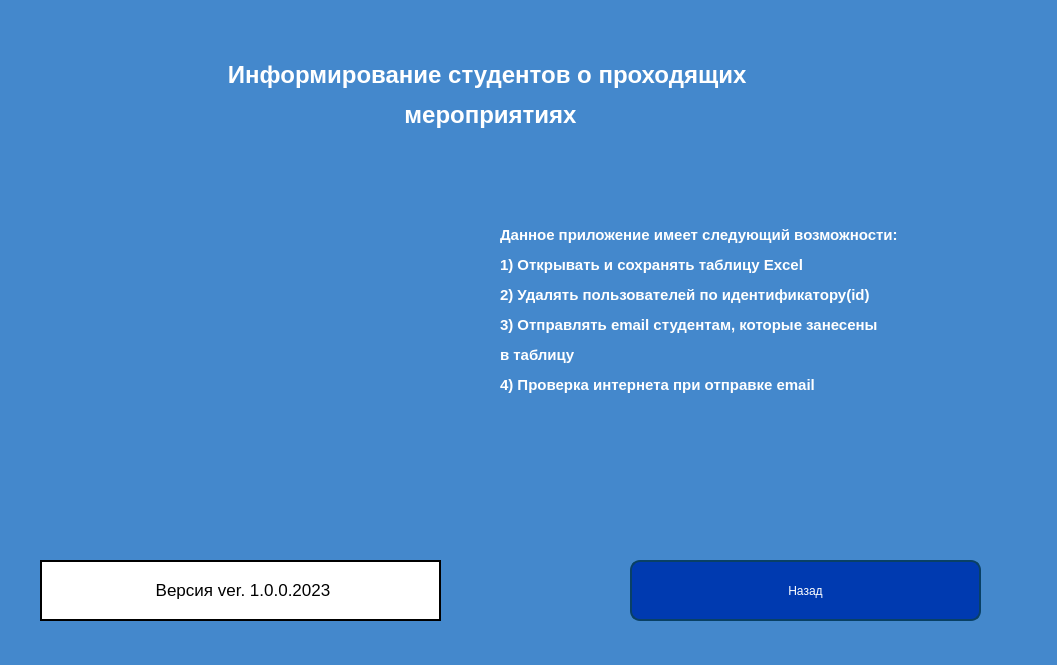
<?xml version="1.0" encoding="UTF-8"?>
<ui version="4.0">
 <class>Info</class>
 <widget class="QDialog" name="Info">
  <property name="geometry">
   <rect>
    <x>0</x>
    <y>0</y>
    <width>1057</width>
    <height>665</height>
   </rect>
  </property>
  <property name="windowTitle">
   <string>О программе</string>
  </property>
  <property name="windowIcon">
   <iconset>
    <normaloff>resources/mail_ikonka2.png</normaloff>resources/mail_ikonka2.png</iconset>
  </property>
  <property name="styleSheet">
   <string notr="true">*{
	color: #FFF;
	background-color: rgb(68, 136, 204);
}
QPushButton
{
	font: 20pt &quot;MS Shell Dlg 2&quot;;
	color: rgb(255, 255, 255);
	background-color: rgb(0, 58, 176);
	border-radius: 10px;                   
	border: 2px solid #094065;
}
QPushButton::pressed
{
	font: 20pt &quot;MS Shell Dlg 2&quot;;
    color: rgb(255, 0, 0);
    background-color: rgb(0, 158, 176);
    border-radius: 10px;
    border: 2px solid #FF0000;
}
QPushButton::released
{
	font: 20pt &quot;MS Shell Dlg 2&quot;;
    color: rgb(255, 255, 255);
    background-color: rgb(0, 58, 176);
    border-radius: 10px;
    border: 2px solid #094065;
}</string>
  </property>
  <widget class="QPushButton" name="pushButton">
   <property name="geometry">
    <rect>
     <x>630</x>
     <y>560</y>
     <width>351</width>
     <height>61</height>
    </rect>
   </property>
   <property name="styleSheet">
    <string notr="true"/>
   </property>
   <property name="text">
    <string>Назад</string>
   </property>
  </widget>
  <widget class="QLabel" name="label_7">
   <property name="geometry">
    <rect>
     <x>150</x>
     <y>60</y>
     <width>681</width>
     <height>111</height>
    </rect>
   </property>
   <property name="styleSheet">
    <string notr="true">QTextEdit{ height: 100%; }</string>
   </property>
   <property name="text">
    <string>&lt;html&gt;&lt;head/&gt;&lt;body&gt;&lt;p align=&quot;center&quot;&gt;&lt;span style=&quot; font-size:18pt; font-weight:600;&quot;&gt;Информирование студентов о проходящих &lt;/span&gt;&lt;/p&gt;&lt;p align=&quot;center&quot;&gt;&lt;span style=&quot; font-size:18pt; font-weight:600;&quot;&gt;мероприятиях&lt;/span&gt;&lt;/p&gt;&lt;p align=&quot;center&quot;&gt;&lt;br/&gt;&lt;/p&gt;&lt;/body&gt;&lt;/html&gt;</string>
   </property>
  </widget>
  <widget class="QLabel" name="label">
   <property name="geometry">
    <rect>
     <x>40</x>
     <y>180</y>
     <width>401</width>
     <height>301</height>
    </rect>
   </property>
   <property name="text">
    <string/>
   </property>
   <property name="pixmap">
    <pixmap>resources/mail_program.png</pixmap>
   </property>
   <property name="scaledContents">
    <bool>true</bool>
   </property>
  </widget>
  <widget class="QLabel" name="label_2">
   <property name="geometry">
    <rect>
     <x>40</x>
     <y>560</y>
     <width>401</width>
     <height>61</height>
    </rect>
   </property>
   <property name="styleSheet">
    <string notr="true">border: 2px solid black;
background-color: white;
color: black;
font-size: 21px;</string>
   </property>
   <property name="text">
    <string>&lt;html&gt;&lt;head/&gt;&lt;body&gt;&lt;p align=&quot;center&quot;&gt;&lt;span style=&quot; font-size:13pt;&quot;&gt;Версия ver. 1.0.0.2023&lt;/span&gt;&lt;/p&gt;&lt;/body&gt;&lt;/html&gt;</string>
   </property>
  </widget>
  <widget class="QLabel" name="label_3">
   <property name="geometry">
    <rect>
     <x>500</x>
     <y>160</y>
     <width>531</width>
     <height>301</height>
    </rect>
   </property>
   <property name="styleSheet">
    <string notr="true">color: white</string>
   </property>
   <property name="text">
    <string>&lt;html&gt;&lt;head/&gt;&lt;body&gt;&lt;p&gt;&lt;span style=&quot; font-size:11pt; font-weight:600;&quot;&gt;Данное приложение имеет следующий возможности: &lt;/span&gt;&lt;/p&gt;&lt;p align=&quot;justify&quot;&gt;&lt;span style=&quot; font-size:11pt; font-weight:600;&quot;&gt;1) Открывать и сохранять таблицу Excel&lt;/span&gt;&lt;/p&gt;&lt;p align=&quot;justify&quot;&gt;&lt;span style=&quot; font-size:11pt; font-weight:600;&quot;&gt;2) Удалять пользователей по идентификатору(id)&lt;/span&gt;&lt;/p&gt;&lt;p align=&quot;justify&quot;&gt;&lt;span style=&quot; font-size:11pt; font-weight:600;&quot;&gt;3) Отправлять email студентам, которые занесены &lt;/span&gt;&lt;/p&gt;&lt;p align=&quot;justify&quot;&gt;&lt;span style=&quot; font-size:11pt; font-weight:600;&quot;&gt;в таблицу&lt;/span&gt;&lt;/p&gt;&lt;p&gt;&lt;span style=&quot; font-size:11pt; font-weight:600;&quot;&gt;4) Проверка интернета при отправке email&lt;/span&gt;&lt;/p&gt;&lt;/body&gt;&lt;/html&gt;</string>
   </property>
  </widget>
 </widget>
 <resources/>
 <connections/>
</ui>
